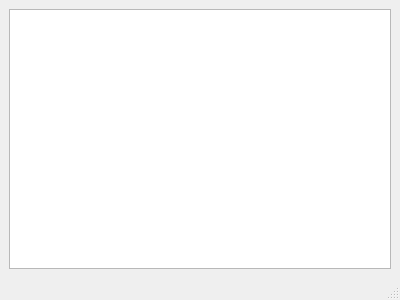
<?xml version="1.0" encoding="UTF-8"?>
<ui version="4.0">
 <class>MainWindow</class>
 <widget class="QMainWindow" name="MainWindow">
    <property name="geometry">
     <rect>
        <x>0</x>
        <y>0</y>
        <width>400</width>
        <height>300</height>
     </rect>
    </property>
    <property name="windowTitle">
     <string>Letras Culto</string>
    </property>
    <widget class="QWidget" name="centralwidget">
     <layout class="QGridLayout" name="gridLayout">
        <item row="0" column="0">
         <widget class="QTextEdit" name="teLetra">
            <property name="geometry">
             <rect>
                <x>10</x>
                <y>10</y>
                <width>380</width>
                <height>280</height>
             </rect>
            </property>
         </widget>
        </item>
     </layout>
    </widget>
    <widget class="QMenuBar" name="menubar">
     <property name="geometry">
        <rect>
         <x>0</x>
         <y>0</y>
         <width>400</width>
         <height>22</height>
        </rect>
     </property>
    </widget>
    <widget class="QStatusBar" name="statusbar"/>
 </widget>
 <resources/>
 <connections/>
</ui>
